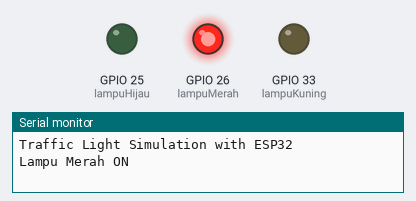
Bench run of a program on a simulated ESP32. Shown: output pins drawn as LEDs (lit = HIGH), the last lines printed to the serial monitor.

Above: at 7.5 s.
At 16.5 s:
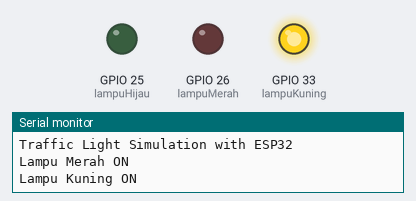
At 25.5 s:
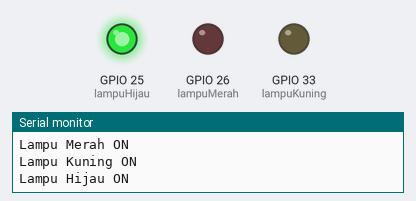
Timing chart, 0 to 42.9 s (numbered marks = the images above):
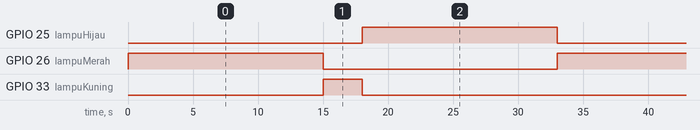

Measured:
- by itself, GPIO 25 (lampuHijau), GPIO 26 (lampuMerah): alternates HIGH for 15.0 s and LOW for 18.0 s
- by itself, GPIO 33 (lampuKuning): alternates HIGH for 3.0 s and LOW for 30.0 s
- by itself, everything shown: repeats every 33.0 s, in 3 steps

The program:

main.cpp
```cpp
#include <Arduino.h>

int lampuMerah = 26;
int lampuKuning = 33;
int lampuHijau = 25;

void setup() {
  Serial.begin(115200);
  Serial.println("Traffic Light Simulation with ESP32");

  pinMode(lampuMerah, OUTPUT);
  pinMode(lampuKuning, OUTPUT);
  pinMode(lampuHijau, OUTPUT);
}

void loop() {
  digitalWrite(lampuMerah, HIGH);
  digitalWrite(lampuKuning, LOW);
  digitalWrite(lampuHijau, LOW);
  Serial.println("Lampu Merah ON");
  delay(15000);


  digitalWrite(lampuMerah, LOW);
  digitalWrite(lampuKuning, HIGH);
  digitalWrite(lampuHijau, LOW);
  Serial.println("Lampu Kuning ON");
  delay(3000);

  digitalWrite(lampuMerah, LOW);
  digitalWrite(lampuKuning, LOW);
  digitalWrite(lampuHijau, HIGH);
  Serial.println("Lampu Hijau ON");
  delay(15000);
}
```
